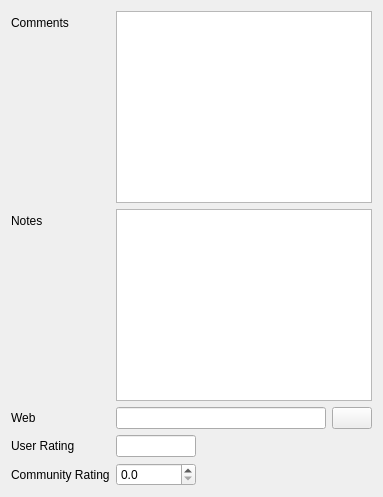
            <widget class="QWidget" name="tab_3">
             <attribute name="title">
              <string>Notes</string>
             </attribute>
             <layout class="QGridLayout" name="gridLayout_2">
              <item row="0" column="0">
               <layout class="QFormLayout" name="formLayout_6">
                <property name="fieldGrowthPolicy">
                 <enum>QFormLayout::ExpandingFieldsGrow</enum>
                </property>
                <item row="0" column="0">
                 <widget class="QLabel" name="label_15">
                  <property name="text">
                   <string>Comments</string>
                  </property>
                 </widget>
                </item>
                <item row="0" column="1">
                 <widget class="QTextEdit" name="teComments">
                  <property name="acceptDrops">
                   <bool>false</bool>
                  </property>
                 </widget>
                </item>
                <item row="1" column="0">
                 <widget class="QLabel" name="label_16">
                  <property name="text">
                   <string>Notes</string>
                  </property>
                 </widget>
                </item>
                <item row="1" column="1">
                 <widget class="QTextEdit" name="teNotes">
                  <property name="acceptDrops">
                   <bool>false</bool>
                  </property>
                 </widget>
                </item>
                <item row="2" column="0">
                 <widget class="QLabel" name="label_19">
                  <property name="text">
                   <string>Web</string>
                  </property>
                 </widget>
                </item>
                <item row="2" column="1">
                 <layout class="QGridLayout" name="gridLayout_7">
                  <item row="0" column="0">
                   <widget class="QLineEdit" name="leWebLink">
                    <property name="acceptDrops">
                     <bool>false</bool>
                    </property>
                   </widget>
                  </item>
                  <item row="0" column="1">
                   <widget class="QPushButton" name="btnOpenWebLink">
                    <property name="sizePolicy">
                     <sizepolicy hsizetype="Maximum" vsizetype="Fixed">
                      <horstretch>0</horstretch>
                      <verstretch>0</verstretch>
                     </sizepolicy>
                    </property>
                    <property name="maximumSize">
                     <size>
                      <width>40</width>
                      <height>16777215</height>
                     </size>
                    </property>
                   </widget>
                  </item>
                 </layout>
                </item>
                <item row="3" column="0">
                 <widget class="QLabel" name="userRatingLabel">
                  <property name="text">
                   <string>User Rating</string>
                  </property>
                 </widget>
                </item>
                <item row="3" column="1">
                 <widget class="QLineEdit" name="leCriticalRating">
                  <property name="sizePolicy">
                   <sizepolicy hsizetype="Fixed" vsizetype="Fixed">
                    <horstretch>0</horstretch>
                    <verstretch>0</verstretch>
                   </sizepolicy>
                  </property>
                  <property name="maximumSize">
                   <size>
                    <width>80</width>
                    <height>16777215</height>
                   </size>
                  </property>
                  <property name="acceptDrops">
                   <bool>false</bool>
                  </property>
                 </widget>
                </item>
                <item row="4" column="0">
                 <widget class="QLabel" name="lblCommunityRating">
                  <property name="text">
                   <string>Community Rating</string>
                  </property>
                 </widget>
                </item>
                <item row="4" column="1">
                 <widget class="QDoubleSpinBox" name="dsbCommunityRating">
                  <property name="minimumSize">
                   <size>
                    <width>80</width>
                    <height>0</height>
                   </size>
                  </property>
                  <property name="decimals">
                   <number>1</number>
                  </property>
                  <property name="minimum">
                   <double>0.000000000000000</double>
                  </property>
                  <property name="maximum">
                   <double>5.000000000000000</double>
                  </property>
                  <property name="singleStep">
                   <double>0.100000000000000</double>
                  </property>
                 </widget>
                </item>
               </layout>
              </item>
             </layout>
            </widget>
